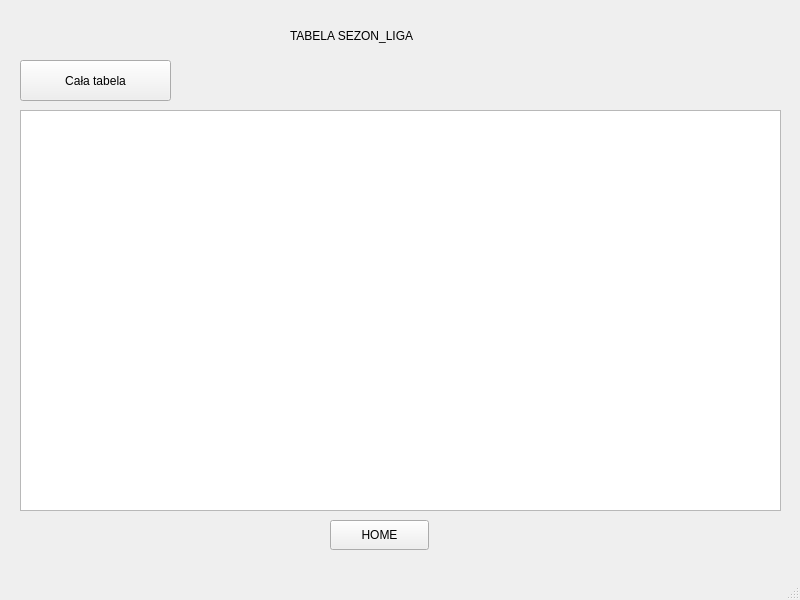
<?xml version="1.0" encoding="UTF-8"?>
<ui version="4.0">
 <class>MainWindow</class>
 <widget class="QMainWindow" name="MainWindow">
  <property name="geometry">
   <rect>
    <x>0</x>
    <y>0</y>
    <width>800</width>
    <height>600</height>
   </rect>
  </property>
  <property name="windowTitle">
   <string>MainWindow</string>
  </property>
  <widget class="QWidget" name="centralwidget">
   <widget class="QTextBrowser" name="textBrowser">
    <property name="geometry">
     <rect>
      <x>20</x>
      <y>110</y>
      <width>761</width>
      <height>401</height>
     </rect>
    </property>
   </widget>
   <widget class="QLabel" name="label">
    <property name="geometry">
     <rect>
      <x>290</x>
      <y>20</y>
      <width>211</width>
      <height>31</height>
     </rect>
    </property>
    <property name="text">
     <string>TABELA SEZON_LIGA</string>
    </property>
   </widget>
   <widget class="QPushButton" name="pushButton_2">
    <property name="geometry">
     <rect>
      <x>330</x>
      <y>520</y>
      <width>99</width>
      <height>30</height>
     </rect>
    </property>
    <property name="text">
     <string>HOME</string>
    </property>
   </widget>
   <widget class="QPushButton" name="pushButton">
    <property name="geometry">
     <rect>
      <x>20</x>
      <y>60</y>
      <width>151</width>
      <height>41</height>
     </rect>
    </property>
    <property name="text">
     <string>Cała tabela</string>
    </property>
   </widget>
  </widget>
  <widget class="QMenuBar" name="menubar">
   <property name="geometry">
    <rect>
     <x>0</x>
     <y>0</y>
     <width>800</width>
     <height>22</height>
    </rect>
   </property>
  </widget>
  <widget class="QStatusBar" name="statusbar"/>
 </widget>
 <resources/>
 <connections/>
</ui>
